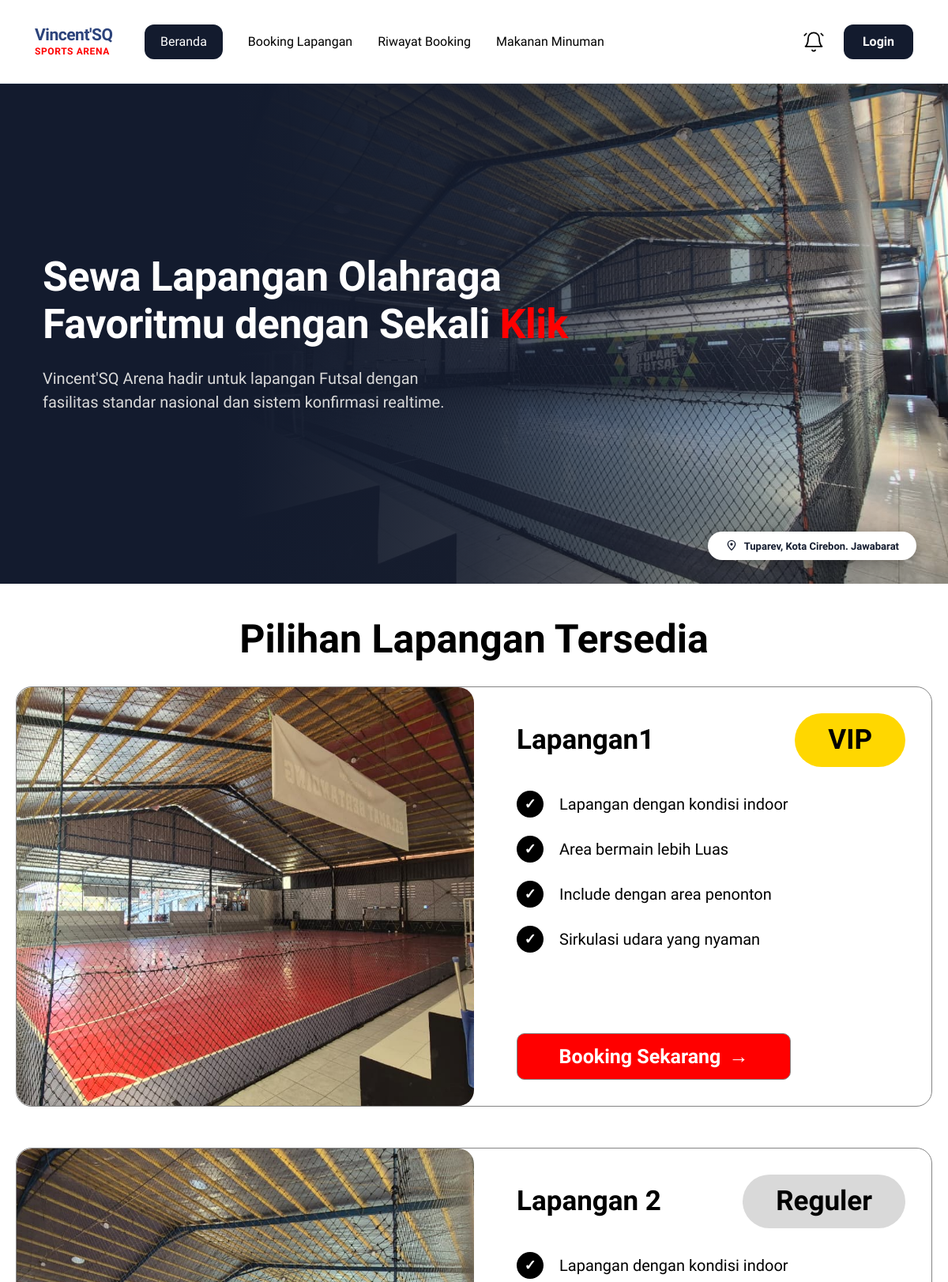
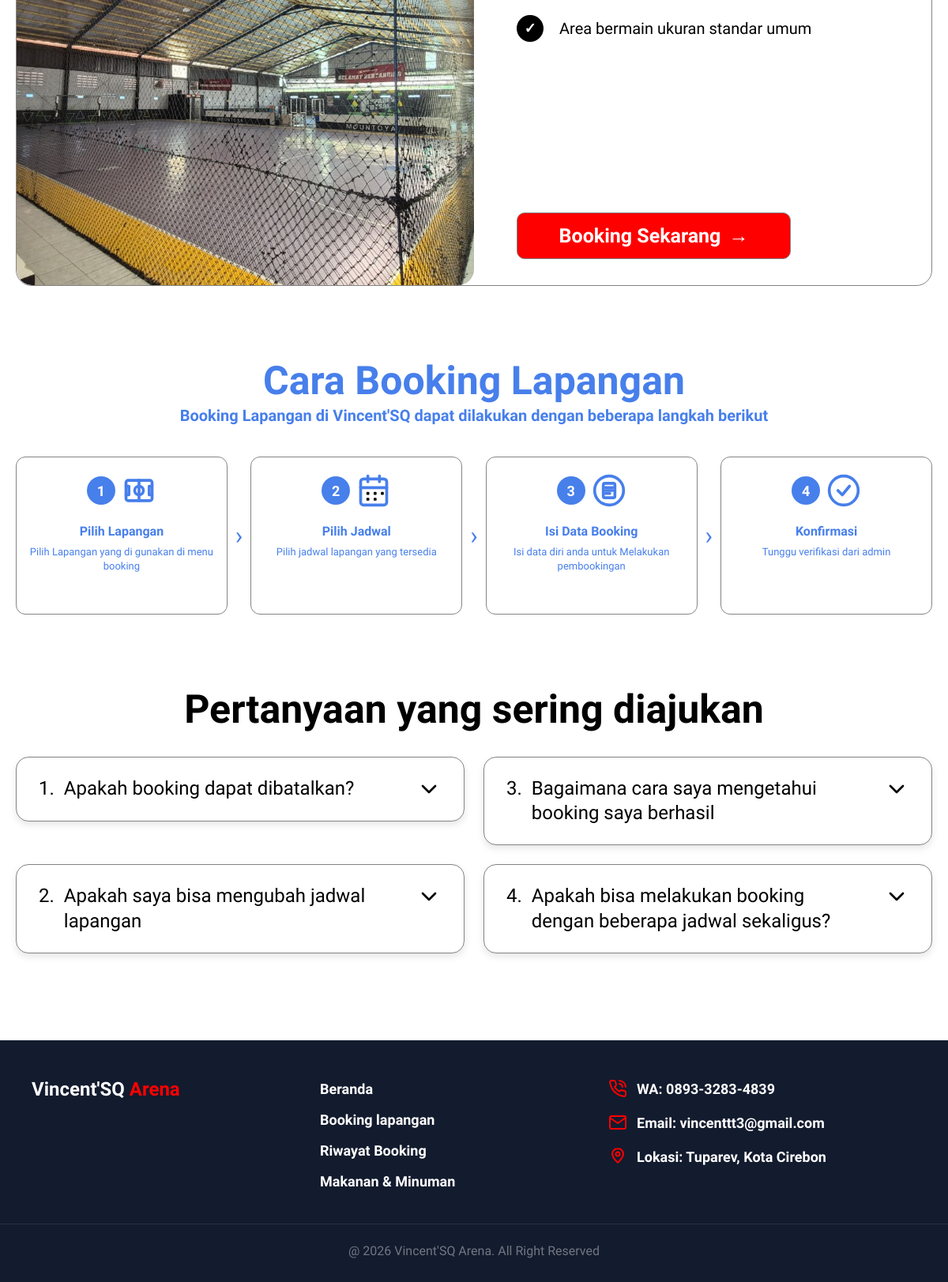
The page /Frontend/pages/index.php on the database its author committed (2 pictures, top to bottom).
### tables this page shows
CREATE TABLE `lapangan` (
  `id` int(11) NOT NULL,
  `nama_lapangan` varchar(100) NOT NULL,
  `deskripsi` text DEFAULT NULL,
  `lokasi` text DEFAULT NULL,
  `harga_per_jam` int(11) NOT NULL,
  `foto` varchar(255) DEFAULT NULL,
  `status` enum('aktif','nonaktif') DEFAULT 'aktif',
  `created_at` datetime DEFAULT current_timestamp()
);

### Frontend/pages/index.php (the view, shortened to what this page needs)
<?php
if (!isset($conn) || !$conn) {
    $conn = @mysqli_connect('localhost', 'root', '', 'vincent_sqdb');
    if ($conn) {
        mysqli_set_charset($conn, 'utf8mb4');
    }
}
include '../includes/header.php';
?>
<section class="vsq-hero">
    <div class="vsq-hero-image"></div>
    <div class="vsq-hero-overlay"></div>
    <div class="vsq-hero-content">
        <h1>Sewa Lapangan Olahraga Favoritmu dengan Sekali <span>Klik</span></h1>
        <p>Vincent'SQ Arena hadir untuk lapangan Futsal dengan fasilitas standar nasional dan sistem konfirmasi realtime.</p>
    </div>
    <div class="vsq-location-badge">
        <svg viewBox="0 0 24 24" fill="none" xmlns="http://www.w3.org/2000/svg" style="width:16px;height:16px;">
            <path d="M12 2C8.13 2 5 5.13 5 9c0 3.5 5.5 9.5 6.4 10.4.3.3.9.3 1.2 0C13.5 18.5 19 12.5 19 9c0-3.87-3.13-7-7-7z" stroke="#131B2E" stroke-width="2" fill="none"/>
            <circle cx="12" cy="9" r="2.5" fill="#131B2E"/>
        </svg>
        <span>Tuparev, Kota Cirebon. Jawabarat</span>
    </div>
</section>
<section class="vsq-section section-lapangan">
    <div class="vsq-section-title">
        <h2>Pilihan Lapangan Tersedia</h2>
    </div>
    <div class="vsq-lapangan-grid">
        <?php
        if (!isset($conn) || !$conn) {
            echo '<div style="grid-column: 1/-1; text-align: center; padding: 40px; color: #888;">';
            echo '<p style="font-size: 16px; font-weight: 600;">⚠️ Koneksi database gagal</p>';
            echo '</div>';
        } else {
            $query  = "SELECT * FROM lapangan WHERE status = 'aktif' ORDER BY id ASC LIMIT 4";
            $result = mysqli_query($conn, $query);
            if ($result && mysqli_num_rows($result) > 0):
                while ($lapangan = mysqli_fetch_assoc($result)):
                    $foto = (!empty($lapangan['foto']) && file_exists('../assets/uploads/lapangan/' . $lapangan['foto']))
                        ? '../assets/uploads/lapangan/' . rawurlencode($lapangan['foto']) : '';
                    $badge_text = ($lapangan['harga_per_jam'] >= 200000) ? 'VIP' : 'Reguler';
                    $badge_class = ($badge_text == 'VIP') ? 'badge-vip' : 'badge-regular';
                    if ($badge_text == 'VIP') {
                        $fasilitas = [
                            'Lapangan dengan kondisi indoor',
                            'Area bermain lebih Luas',
                            'Include dengan area penonton',
                            'Sirkulasi udara yang nyaman'
                        ];
                    } else {
                        $fasilitas = [
                            'Lapangan dengan kondisi indoor',
                            'Area bermain ukuran standar umum'
                        ];
                    }
            ?>
            <article class="vsq-card">
                <div class="vsq-card-img" style="background-image: url('<?= $foto ?>');"></div>
                <div class="vsq-card-body">
                    <div class="vsq-card-header">
                        <h3><?= htmlspecialchars($lapangan['nama_lapangan']) ?></h3>
                        <span class="vsq-card-badge <?= $badge_class ?>"><?= $badge_text ?></span>
                    </div>
                    <ul class="vsq-fasilitas">
                        <?php foreach ($fasilitas as $f): ?>
                            <li><?= htmlspecialchars($f) ?></li>
                        <?php endforeach; ?>
                    </ul>
                    <div class="vsq-card-footer">
                        <a href="detail_lapangan.php?id=<?= (int)$lapangan['id'] ?>" class="vsq-btn-booking">Booking Sekarang</a>
                    </div>
                </div>
            </article>
            <?php
                endwhile;
            else:
            ?>
            <div style="grid-column: 1/-1; text-align: center; padding: 40px; color: #888;">
                Belum ada lapangan tersedia.
            </div>
            <?php endif;
        } ?>
    </div>
</section>
<section class="vsq-section">
    <div class="vsq-section-title title-blue">
        <h2>Cara Booking Lapangan</h2>
        <p>Booking Lapangan di Vincent'SQ dapat dilakukan dengan beberapa langkah berikut</p>
    </div>
    <div class="vsq-steps">
        <div class="vsq-step">
            <div class="vsq-step-header">
                <div class="vsq-step-number">1</div>
                <div class="vsq-step-svg">
                    <svg viewBox="0 0 24 24">
                        <rect x="3" y="5" width="18" height="14" rx="1.5"/>
                        <line x1="12" y1="5" x2="12" y2="19"/>
                        <circle cx="12" cy="12" r="3"/>
                        <path d="M3 9h2v6H3"/>
                        <path d="M21 9h-2v6h2"/>
                    </svg>
                </div>
            </div>
            <h4>Pilih Lapangan</h4>
            <p>Pilih Lapangan yang di gunakan di menu booking</p>
        </div>
        <div class="vsq-arrow">›</div>
        <div class="vsq-step">
            <div class="vsq-step-header">
                <div class="vsq-step-number">2</div>
                <div class="vsq-step-svg">
                </div>
            </div>
            <h4>Pilih Jadwal</h4>
            <p>Pilih jadwal lapangan yang tersedia</p>
        </div>
        <div class="vsq-arrow">›</div>
        <div class="vsq-step">
            <div class="vsq-step-header">
                <div class="vsq-step-number">3</div>
                <div class="vsq-step-svg">
                    <svg viewBox="0 0 24 24">
                        <circle cx="12" cy="12" r="10"/>
                        <rect x="8" y="7" width="8" height="10" rx="1"/>
                        <line x1="9.5" y1="10" x2="14.5" y2="10"/>
                        <line x1="9.5" y1="12" x2="14.5" y2="12"/>
                        <line x1="9.5" y1="14" x2="12.5" y2="14"/>
                    </svg>
                </div>
            </div>
            <h4>Isi Data Booking</h4>
            <p>Isi data diri anda untuk Melakukan pembookingan</p>
        </div>
        <div class="vsq-arrow">›</div>
        <div class="vsq-step">
            <div class="vsq-step-header">
                <div class="vsq-step-number">4</div>
                <div class="vsq-step-svg">
                    <svg viewBox="0 0 24 24">
                        <circle cx="12" cy="12" r="10"/>
                        <polyline points="8 12 11 15 16 9"/>
                    </svg>
                </div>
            </div>
            <h4>Konfirmasi</h4>
            <p>Tunggu verifikasi dari admin</p>
        </div>
    </div>
</section>
<section class="vsq-section">
    <div class="vsq-section-title">
        <h2>Pertanyaan yang sering diajukan</h2>
    </div>
    <div class="vsq-faq-grid">
        <div class="vsq-faq-item" onclick="toggleFaq(this)">
            <div class="vsq-faq-header">
                <div class="faq-text">
                    <span class="faq-number">1.</span>
                    <span>Apakah booking dapat dibatalkan?</span>
                </div>
                <span class="faq-arrow">
                    <svg width="32" height="32" viewBox="0 0 24 24" fill="none" stroke="currentColor" stroke-width="2" stroke-linecap="round" stroke-linejoin="round">
                        <polyline points="6 9 12 15 18 9"></polyline>
                    </svg>
                </span>
            </div>
        </div>
        <div class="vsq-faq-item" onclick="toggleFaq(this)">
            <div class="vsq-faq-header">
                <div class="faq-text">
                    <span class="faq-number">3.</span>
                    <span>Bagaimana cara saya mengetahui booking saya berhasil</span>
                </div>
                <span class="faq-arrow">
                    <svg width="32" height="32" viewBox="0 0 24 24" fill="none" stroke="currentColor" stroke-width="2" stroke-linecap="round" stroke-linejoin="round">
                        <polyline points="6 9 12 15 18 9"></polyline>
                    </svg>
                </span>
            </div>
        </div>
        <div class="vsq-faq-item" onclick="toggleFaq(this)">
            <div class="vsq-faq-header">
                <div class="faq-text">
                    <span class="faq-number">2.</span>
                    <span>Apakah saya bisa mengubah jadwal lapangan</span>
                </div>
                <span class="faq-arrow">
                    <svg width="32" height="32" viewBox="0 0 24 24" fill="none" stroke="currentColor" stroke-width="2" stroke-linecap="round" stroke-linejoin="round">
                        <polyline points="6 9 12 15 18 9"></polyline>
                    </svg>
                </span>
            </div>
        </div>
        <div class="vsq-faq-item" onclick="toggleFaq(this)">
            <div class="vsq-faq-header">
                <div class="faq-text">
                    <span class="faq-number">4.</span>
                    <span>Apakah bisa melakukan booking dengan beberapa jadwal sekaligus?</span>
                </div>
                <span class="faq-arrow">
                    <svg width="32" height="32" viewBox="0 0 24 24" fill="none" stroke="currentColor" stroke-width="2" stroke-linecap="round" stroke-linejoin="round">
                        <polyline points="6 9 12 15 18 9"></polyline>
                    </svg>
                </span>
            </div>
        </div>
    </div>
</section>
<footer class="vsq-footer">
    <div class="vsq-footer-content">
        <div class="vsq-footer-brand">
            Vincent'SQ <span>Arena</span>
        </div>
        <div class="vsq-footer-menu">
            <a href="index.php">Beranda</a>
            <a href="booking.php">Booking lapangan</a>
            <a href="riwayat.php">Riwayat Booking</a>
            <a href="makanan.php">Makanan & Minuman</a>
        </div>
        <div class="vsq-footer-contact">
            <div class="vsq-footer-contact-item">
                <span>WA: 0893-3283-4839</span>
            </div>
            <div class="vsq-footer-contact-item">
                <svg viewBox="0 0 24 24">
                    <path d="M4 4h16c1.1 0 2 .9 2 2v12c0 1.1-.9 2-2 2H4c-1.1 0-2-.9-2-2V6c0-1.1.9-2 2-2z"></path>
                    <polyline points="22,6 12,13 2,6"></polyline>
                </svg>
                <span>Email: vincenttt3@gmail.com</span>
            </div>
            <div class="vsq-footer-contact-item">
                <svg viewBox="0 0 24 24">
                    <path d="M12 2C8.13 2 5 5.13 5 9c0 3.5 5.5 9.5 6.4 10.4.3.3.9.3 1.2 0C13.5 18.5 19 12.5 19 9c0-3.87-3.13-7-7-7z"></path>
                    <circle cx="12" cy="9" r="2.5"></circle>
                </svg>
                <span>Lokasi: Tuparev, Kota Cirebon</span>
            </div>
        </div>
    </div>
    <div class="vsq-footer-bottom">
        @ 2026 Vincent'SQ Arena. All Right Reserved
    </div>
</footer>
<link rel="stylesheet" href="/vincent-arena/Frontend/assets/css/network.css">
</body>
</html>

### Frontend/includes/header.php (shortened to what this page needs)
<?php
$is_logged_in = isset($_SESSION['user_id']);
$user_nama = $_SESSION['nama'] ?? 'Mifa';
$current_page = basename($_SERVER['PHP_SELF']);
?>
<!DOCTYPE html>
<html lang="id">
<head>
</head>
<body>
<header class="vsq-header">
    <a href="index.php" class="vsq-logo">
        <h1>Vincent'SQ</h1>
        <p>SPORTS ARENA</p>
    </a>
    <nav class="vsq-nav-menu">
        <a href="index.php" class="<?= ($current_page == 'index.php') ? 'active' : '' ?>">Beranda</a>
        <a href="booking.php" class="<?= ($current_page == 'booking.php') ? 'active' : '' ?>">Booking Lapangan</a>
        <a href="riwayat.php" class="<?= ($current_page == 'riwayat.php') ? 'active' : '' ?>">Riwayat Booking</a>
        <a href="makanan.php" class="<?= ($current_page == 'makanan.php') ? 'active' : '' ?>">Makanan Minuman</a>
    </nav>
    <div class="vsq-nav-right">
        <button class="vsq-notif-btn" title="Notifikasi">
            <svg viewBox="0 0 24 24">
                <path d="M18 8A6 6 0 0 0 6 8c0 7-3 9-3 9h18s-3-2-3-9"></path>
                <path d="M13.73 21a2 2 0 0 1-3.46 0"></path>
                <path d="M4 3L2 5"></path>
                <path d="M20 3L22 5"></path>
            </svg>
        </button>
        <?php if ($is_logged_in): ?>
            <a href="logout.php" class="vsq-profile-box" title="Klik untuk Logout">
                <span class="vsq-profile-name">Hai <?= htmlspecialchars($user_nama) ?></span>
                <div class="vsq-profile-avatar">
                    <?= strtoupper(substr($user_nama, 0, 1)) ?>
                </div>
            </a>
        <?php else: ?>
            <a href="login.php" class="vsq-btn-login">Login</a>
        <?php endif; ?>
    </div>
</header>

### Frontend/includes/header.php (style rules this page uses)
* { margin: 0; padding: 0; box-sizing: border-box; }
body { font-family: 'Plus Jakarta Sans', sans-serif; background: #F8FAFC; }
.vsq-header { display: flex; flex-direction: row; align-items: center; padding: 26px 44px; gap: 24px; background: #FFFFFF; width: 100%; height: 106px; box-sizing: border-box; border-bottom: 1px solid #E2E8F0; }
.vsq-logo { display: flex; flex-direction: column; justify-content: center; width: 115px; text-decoration: none; flex-shrink: 0; }
.vsq-logo h1 { font-weight: 700; font-size: 21px; line-height: 1; letter-spacing: -0.45px; color: #2C437B; margin: 0; }
.vsq-logo p { font-weight: 700; font-size: 12px; line-height: 1; letter-spacing: 0.6px; text-transform: uppercase; color: #FF0000; margin: 4px 0 0 0; }
.vsq-nav-menu { display: flex; flex-direction: row; align-items: center; gap: 32px; flex: 1; }
.vsq-nav-menu a { font-weight: 500; font-size: 16px; color: #000000; text-decoration: none; white-space: nowrap; transition: color 0.2s; }
.vsq-nav-menu a.active { display: flex; justify-content: center; align-items: center; padding: 0 20px; background: #131B2E; border-radius: 12px; color: #FFFFFF; font-size: 16px; height: 44px; }
.vsq-nav-right { display: flex; flex-direction: row; align-items: center; gap: 24px; flex-shrink: 0; }
.vsq-notif-btn { display: flex; align-items: center; justify-content: center; cursor: pointer; background: transparent; border: none; padding: 0; }
.vsq-notif-btn svg { width: 28px; height: 28px; stroke: #000000; fill: none; stroke-width: 1.5; stroke-linecap: round; stroke-linejoin: round; }
.vsq-btn-login { display: flex; align-items: center; justify-content: center; padding: 0 24px; height: 44px; background: #131B2E; color: #FFFFFF; border-radius: 12px; text-decoration: none; font-weight: 600; font-size: 16px; }

### rows shown on the page
lapangan: foto (picture), nama_lapangan "Lapangan1", harga_per_jam "VIP", f "Lapangan dengan kondisi indoor", f "Area bermain lebih Luas", f "Include dengan area penonton", f "Sirkulasi udara yang nyaman"
lapangan: foto (picture), nama_lapangan "Lapangan 2", harga_per_jam "Reguler", f "Lapangan dengan kondisi indoor", f "Area bermain ukuran standar umum"
